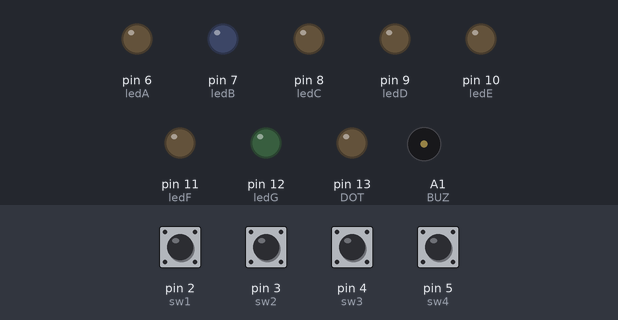
Bench run of a sketch on a simulated Arduino Uno, built with avr-gcc and run on an emulated ATmega328P. Shown: output pins drawn as LEDs (lit = HIGH), buzzer (waves = sounding). Dashed ring = blinking. Inputs (shaded band) come from the test bench; at power-on: pin 2 (sw1), pin 3 (sw2), pin 4 (sw3), pin 5 (sw4) LOW.

Above: at 3.7 s.
3.8 s: pin 2 (sw1) pulled HIGH for 0.6 s
At 5.4 s:
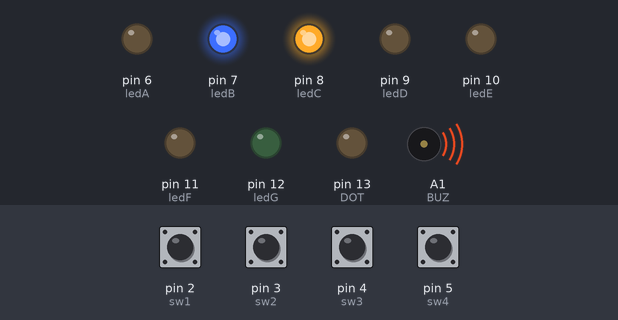
6.8 s: pin 5 (sw4) pulled HIGH for 0.6 s
At 8.6 s:
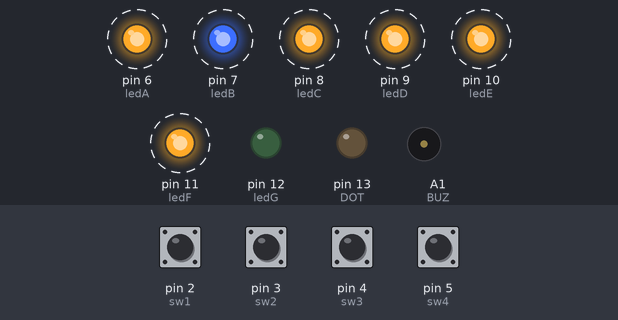
10.4 s: pin 3 (sw2) pulled HIGH for 1 s
At 12.2 s:
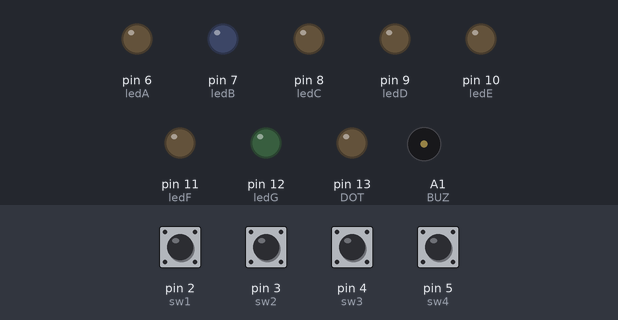
12.9 s: pin 4 (sw3) pulled HIGH for 0.6 s
At 15.5 s:
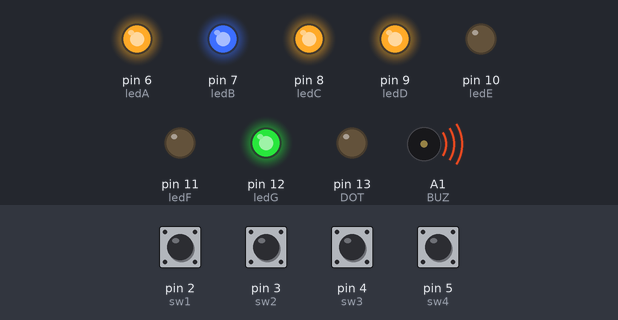
15.9 s: pin 5 (sw4) pulled HIGH for 1 s
At 16.2 s:
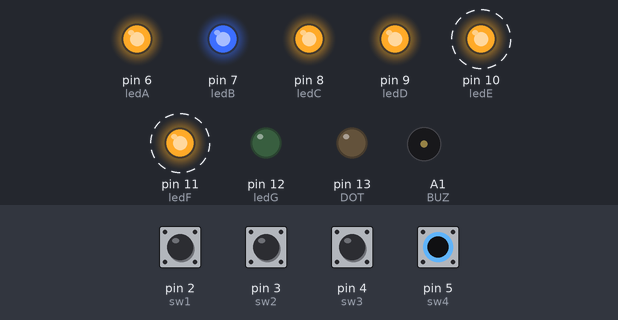
19.9 s: pin 3 (sw2) pulled HIGH for 0.6 s
At 23.5 s:
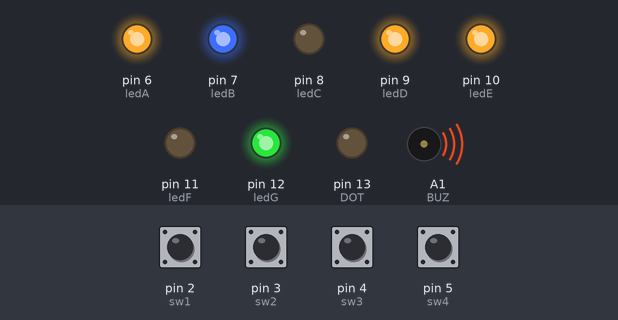
Timing chart, 0 to 24.1 s (numbered marks = the images above; inputs shaded):
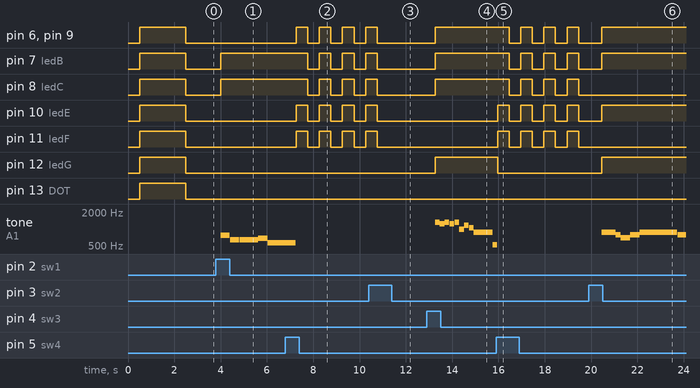

Measured:
- after the input at 3.8 s, pin 7 (ledB), pin 8 (ledC): LOW → HIGH after 0.20 s; tone on A1 (BUZ): plays 768 Hz for 0.40 s, 640 Hz for 0.40 s, 640 Hz for 0.80 s, 682 Hz for 0.40 s, 576 Hz for 0.40 s, 576 Hz for 0.35 s, starting after 0.20 s
- after the input at 6.8 s, pin 6 (ledA), pin 9 (ledD), pin 10 (ledE), pin 11 (ledF): alternates HIGH for 0.50 s and LOW for 0.50 s, starting after 0.46 s; pin 7 (ledB), pin 8 (ledC): alternates HIGH for 0.50 s and LOW for 0.50 s, starting after 0.96 s; tone on A1 (BUZ): goes on until 7.3 s, then stays silent
- after the input at 10.4 s, pin 6 (ledA), pin 7 (ledB), pin 8 (ledC), pin 9 (ledD), pin 10 (ledE), pin 11 (ledF): goes on until 10.8 s, then stays LOW
- after the input at 12.9 s, pin 6 (ledA), pin 7 (ledB), pin 8 (ledC), pin 9 (ledD), pin 12 (ledG): LOW → HIGH after 0.36 s; tone on A1 (BUZ): plays 1318 Hz for 0.20 s, 1244 Hz for 0.20 s, 1318 Hz for 0.20 s, 1244 Hz for 0.20 s, 1318 Hz for 0.20 s, 987 Hz for 0.20 s … (10 notes in this stretch), starting after 0.36 s
- after the input at 15.9 s, pin 6 (ledA), pin 7 (ledB), pin 8 (ledC), pin 9 (ledD): alternates HIGH for 0.50 s and LOW for 0.50 s, starting after 0.56 s; pin 10 (ledE), pin 11 (ledF): alternates HIGH for 0.50 s and LOW for 0.50 s, starting after 0.06 s; pin 12 (ledG): HIGH → LOW after 0.06 s; tone on A1 (BUZ): goes on until 16.0 s, then stays silent
- after the input at 19.9 s, pin 8 (ledC), pin 11 (ledF): stops changing and stays LOW; pin 12 (ledG): LOW → HIGH after 0.56 s; tone on A1 (BUZ): plays 880 Hz for 0.60 s, 784 Hz for 0.20 s, 698 Hz for 0.40 s, 784 Hz for 0.40 s, 880 Hz for 0.40 s, 880 Hz for 0.40 s … (8 notes in this stretch), starting after 0.56 s

The sketch:

golden_bell_C24-3.ino
```cpp
#define BUZ A1
#define DO 256
#define RE 288
#define MI 320
#define FA 341
#define SO 384
#define LA 427
#define TI 480
#define f_4 349
#define g_4 392
#define a_4 440
#define Me2 1318.510
#define Le2s 1244.508
#define Si 987.7666
#define Le2 1174.659
#define Do2 1046.502
#define Lal 880
#define Dol 523.2511
#define Mel 659.2551
#define Solls 830.6094

#define DELAY 10

#define l_4 800
#define l_8 400
#define l_8p 600
#define l_16 200
#define l_2 1600
#define sw1 2
#define sw2 3
#define sw3 4
#define sw4 5

int ledA=6;
int ledB=7;
int ledC=8;
int ledD=9;
int ledE=10;
int ledF=11;
int ledG=12;
int DOT=13;

int p=0;

void setup() {

pinMode(A1,OUTPUT);
pinMode(sw1,INPUT);
pinMode(sw2,INPUT);
pinMode(sw3,INPUT);
pinMode(sw4,INPUT);
pinMode(ledA, OUTPUT);
pinMode(ledB, OUTPUT);
pinMode(ledC, OUTPUT);
pinMode(ledD, OUTPUT);
pinMode(ledE, OUTPUT);
pinMode(ledF, OUTPUT);
pinMode(ledG, OUTPUT);
pinMode(DOT, OUTPUT);
clr();
set();
}


void loop() {


int music[28] = {SO,MI,MI,FA,RE,RE,DO,RE,MI,FA,SO,SO,SO,SO,SO,MI,MI,MI,FA,RE,RE,DO,MI,SO,SO,MI,MI,MI};
int length[28]={l_8,l_8,l_4,l_8,l_8,l_4,l_8,l_8,l_8,l_8,l_8,l_8,l_4,l_8,l_8,l_8,l_8,l_8,l_8,l_4,l_8,l_8,l_8,l_8,l_8,l_8,l_4};

int music2[25]={a_4,g_4,f_4,g_4,a_4,a_4,a_4,g_4,g_4,g_4,a_4,a_4,a_4,a_4,g_4,f_4,g_4,a_4,a_4,a_4,g_4,g_4,a_4,g_4,f_4};
int length2[25]={l_8p,l_16,l_8,l_8,l_8,l_8,l_4,l_8,l_8,l_4,l_8,l_8,l_4,l_8p,l_16,l_8,l_8,l_8,l_8,l_4,l_8,l_8,l_8p,l_16,l_2};

int music3[35]={Me2,Le2s,Me2,Le2s,Me2,Si,Le2,Do2,Lal,Dol,Mel,Lal,Si,Mel,Solls,Si,Do2,Mel,Me2,Le2s,Me2,Le2s,Me2,Si,Le2,Do2,Lal,Dol,Mel,Lal,Si,Mel,Do2,Si,Lal};
int length3[35]={l_16,l_16,l_16,l_16,l_16,l_16,l_16,l_16,l_4,l_16,l_16,l_16,l_4,l_16,l_16,l_16,l_4,l_16,l_16,l_16,l_16,l_16,l_16,l_16,l_16,l_16,l_4,l_16,l_16,l_16,l_4,l_16,l_16,l_16,l_4};

  int sw1_state = digitalRead(sw1);
  int sw2_state = digitalRead(sw2);
  int sw3_state = digitalRead(sw3);
  int sw4_state = digitalRead(sw4);


if(p==0){
  while(sw1_state==HIGH)
{
     for(int i=0; i<28; i++)     // sizeof(music)/sizeof(int) 뜻??
  {
    sw4_state = digitalRead(sw4); // 무조건 for문안에 위치.
    if(sw4_state==1)
    {
      p=1;
      break;
    }

    Number(1);

    tone(BUZ, music[i]*2); delay(length[i]); // *2의 이유 진폭 확대 (소리가 선명)
    noTone(A1);  delay(DELAY);
  }
 break;// 얘 없으면 겨우 한껍데기 나가는겨.
}

  while(sw2_state==HIGH)
  {
    for(int t=0; t<25; t++)
  {
    sw4_state = digitalRead(sw4); // 무조건 for문안에 위치.
    if(sw4_state==1)
    {
      p=1;
      break;
    }

    Number(2);

    tone(BUZ, music2[t]*2); delay(length2[t]);
    noTone(A1); delay(DELAY);   // 의문점 3. DELAY의 값을 줄이는 것이 맞나
  }
  break;
}

  while(sw3_state==HIGH)
  {
    for(int T=0; T<35; T++)
  {
    sw4_state = digitalRead(sw4); // 무조건 for문안에 위치.
    if(sw4_state==1)
    {
      p=1;
      break;
    }

    Number(3);

    tone(BUZ, music3[T]); delay(length3[T]);
    noTone(A1); delay(DELAY);
  }
  break;
}
}

while(p==1){
  int sw1_state = digitalRead(sw1);
  int sw2_state = digitalRead(sw2);
  int sw3_state = digitalRead(sw3);

  if((sw1_state==1)||(sw2_state==1)||(sw3_state==1))
    {
      p=0;
      break;
    }

  Number(0);
  delay(500);
  clr();
}

clr();
}

void Number(int n)
{
  switch(n){

    case 0: // 0출력
    digitalWrite(ledA, HIGH);
    digitalWrite(ledB, HIGH);
    digitalWrite(ledC, HIGH);
    digitalWrite(ledD, HIGH);
    digitalWrite(ledE, HIGH);
    digitalWrite(ledF, HIGH);
    digitalWrite(ledG, LOW);
    digitalWrite(DOT, LOW);
    break;

    case 1: // 1 출력
    digitalWrite(ledA, LOW);
    digitalWrite(ledB, HIGH);
    digitalWrite(ledC, HIGH);
    digitalWrite(ledD, LOW);
    digitalWrite(ledE, LOW);
    digitalWrite(ledF, LOW);
    digitalWrite(ledG, LOW);
    digitalWrite(DOT, LOW);
    break;

    case 2: // 2 출력
    digitalWrite(ledA, HIGH);
    digitalWrite(ledB, HIGH);
    digitalWrite(ledC, LOW);
    digitalWrite(ledD, HIGH);
    digitalWrite(ledE, HIGH);
    digitalWrite(ledF, LOW);
    digitalWrite(ledG, HIGH);
    digitalWrite(DOT, LOW);
    break;

    case 3: // 3 출력
    digitalWrite(ledA, HIGH);
    digitalWrite(ledB, HIGH);
    digitalWrite(ledC, HIGH);
    digitalWrite(ledD, HIGH);
    digitalWrite(ledE, LOW);
    digitalWrite(ledF, LOW);
    digitalWrite(ledG, HIGH);
    digitalWrite(DOT, LOW);
    break;
  }
}

void clr()
{
    digitalWrite(ledA, LOW);
    digitalWrite(ledB, LOW);
    digitalWrite(ledC, LOW);
    digitalWrite(ledD, LOW);
    digitalWrite(ledE, LOW);
    digitalWrite(ledF, LOW);
    digitalWrite(ledG, LOW);
    digitalWrite(DOT, LOW);
    delay(500);
}

void set()
{
    digitalWrite(ledA, HIGH);
    digitalWrite(ledB, HIGH);
    digitalWrite(ledC, HIGH);
    digitalWrite(ledD, HIGH);
    digitalWrite(ledE, HIGH);
    digitalWrite(ledF, HIGH);
    digitalWrite(ledG, HIGH);
    digitalWrite(DOT, HIGH);
    delay(2000);
}
```
